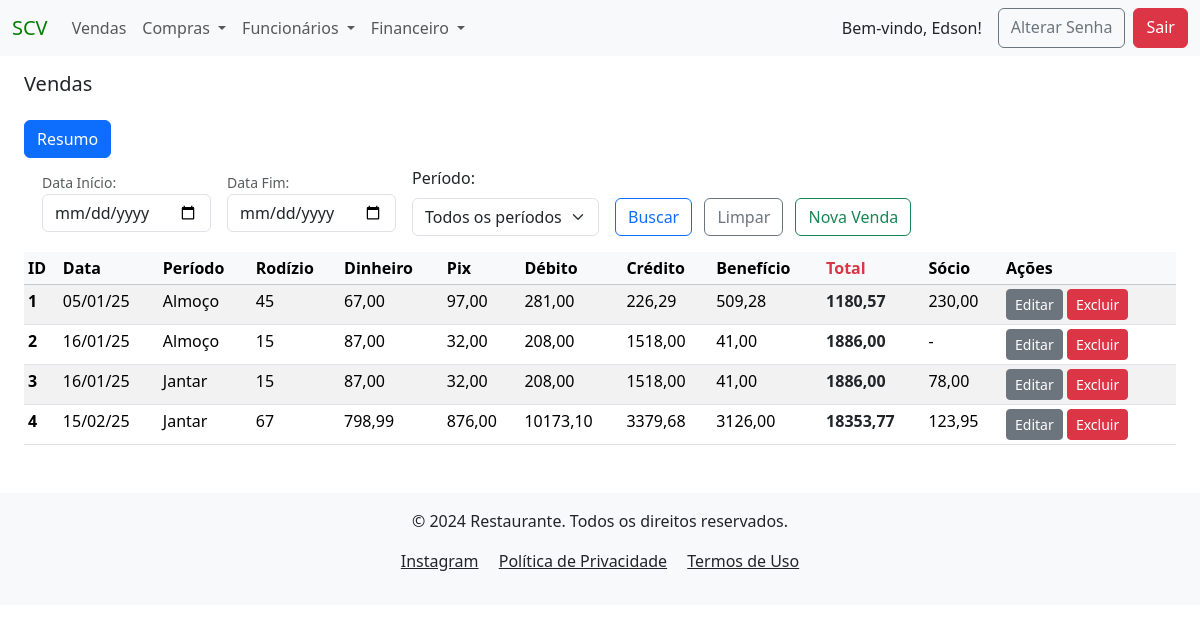
The app's page /sales/ (signed in), older data.
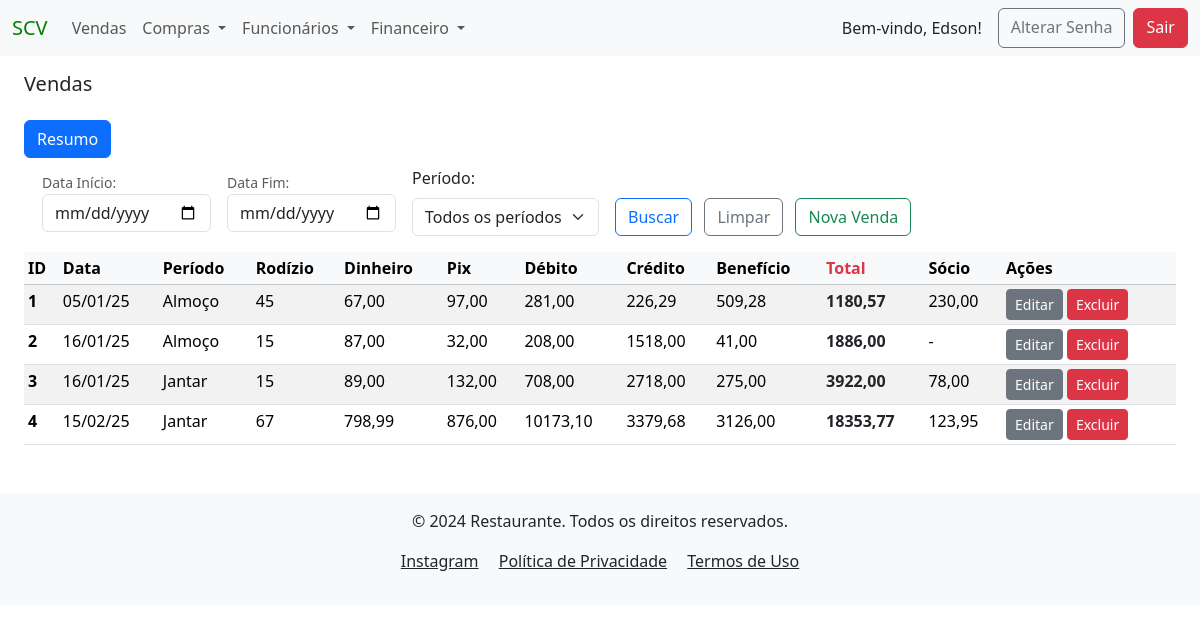
The same page, newer data.
### vendas/models.py (models this page shows, shortened)
class Vendas(models.Model):
    PERIODO_CHOICES = [
        ('Almoço', 'Almoço'),
        ('Jantar', 'Jantar'),
        ]
    created_at = models.DateTimeField(auto_now_add=True)
    data_venda = models.DateField(verbose_name="Data da Venda", null=False, blank=False)
    periodo = models.CharField(verbose_name="Período", max_length=6, choices=PERIODO_CHOICES, blank=False)
    rodizio = models.IntegerField(verbose_name="Qtd Rodízio", null=False, blank=False)
    dinheiro = models.DecimalField(verbose_name="Dinheiro", max_digits=8, decimal_places=2, null=True, blank=True)
    pix = models.DecimalField(verbose_name="Pix", max_digits=8, decimal_places=2, null=True, blank=True)
    debito_mastercard = models.DecimalField(verbose_name="Debito MasterCard", max_digits=8, decimal_places=2, null=True, blank=True)
    debito_visa = models.DecimalField(verbose_name="Debito Visa", max_digits=8, decimal_places=2, null=True, blank=True)
    debito_elo = models.DecimalField(verbose_name="Debito Elo", max_digits=8, decimal_places=2, null=True, blank=True)
    credito_mastercard = models.DecimalField(verbose_name="Credito MasterCard", max_digits=8, decimal_places=2, null=True, blank=True)
    credito_visa = models.DecimalField(verbose_name="Credito Visa", max_digits=8, decimal_places=2, null=True, blank=True)
    credito_elo = models.DecimalField(verbose_name="Credito Elo", max_digits=8, decimal_places=2, null=True, blank=True)
    alelo = models.DecimalField(verbose_name="Alelo", max_digits=8, decimal_places=2, null=True, blank=True)
    american_express = models.DecimalField(verbose_name="Amex", max_digits=8, decimal_places=2, null=True, blank=True)
    hiper = models.DecimalField(verbose_name="HiperCard", max_digits=8, decimal_places=2, null=True, blank=True)
    sodexo = models.DecimalField(verbose_name="Sodexo", max_digits=8, decimal_places=2, null=True, blank=True)
    ticket_rest = models.DecimalField(verbose_name="Ticket Refeição", max_digits=8, decimal_places=2, null=True, blank=True)
    vale_refeicao = models.DecimalField(verbose_name="Vale Refeição", max_digits=8, decimal_places=2, null=True, blank=True)
    dinersclub = models.DecimalField(verbose_name="DinersClub", max_digits=8, decimal_places=2, null=True, blank=True)
    socio = models.DecimalField(verbose_name="Sócio", max_digits=8, decimal_places=2, null=True, blank=True)
    dt_atualizado = models.DateTimeField(auto_now=True, null=False, blank=False)
    author = models.ForeignKey(User, on_delete=models.PROTECT, blank=False)
    def calcular_debito(self):
        return (self.debito_mastercard or 0) + (self.debito_visa or 0) + (self.debito_elo or 0)
    def calcular_credito(self):
        return (self.credito_mastercard or 0) + (self.credito_visa or 0) + (self.credito_elo or 0)
    def calcular_beneficio(self):
        return (
            (self.alelo or 0) +
            (self.american_express or 0) +
            (self.hiper or 0) +
            (self.sodexo or 0) +
            (self.ticket_rest or 0) +
            (self.vale_refeicao or 0) +
            (self.dinersclub or 0)
        )
    def calcular_total(self):
        return (
            (self.dinheiro or 0) +
            (self.pix or 0) +
            self.calcular_debito() +
            self.calcular_credito() +
            self.calcular_beneficio()
        )

### vendas/views.py (the view, shortened to what this page needs)
# urls.py: path('sales/', VendasListView.as_view(), name="venda_list"),
class VendasListView(LoginRequiredMixin, PermissionRequiredMixin, ListView):
    model = Vendas
    template_name = 'vendas_list.html'  # Garante que o template correto será usado
    permission_required = 'vendas.view_vendas'  # Permissão para visualizar objetos'
    def get_queryset(self):
        queryset = Vendas.objects.all()
        data_inicio = self.request.GET.get('data_inicio')
        data_fim = self.request.GET.get('data_fim')
        periodo = self.request.GET.get('periodo')
        if data_inicio:
            queryset = queryset.filter(data_venda__gte=data_inicio)
        if data_fim:
            queryset = queryset.filter(data_venda__lte=data_fim)
        if periodo:
            queryset = queryset.filter(periodo=periodo)
        return queryset
    def get_context_data(self, **kwargs):
        context = super().get_context_data(**kwargs)
        venda_rodizio = 0
        venda_dinheiro = 0
        venda_pix = 0
        venda_debito = 0
        venda_credito = 0
        venda_beneficio = 0
        venda_total = 0
        venda_rodizio = 0
        vendas = context['object_list']
        for venda in vendas:
            venda.debito = venda.calcular_debito()
            venda.credito = venda.calcular_credito()
            venda.beneficio = venda.calcular_beneficio()
            venda.total = venda.calcular_total()
            venda_rodizio += venda.rodizio or 0
            venda_dinheiro += venda.dinheiro or 0
            venda_pix =+ venda.pix or 0
            venda_debito =+ venda.debito or 0
            venda_credito =+ venda.credito or 0
            venda_beneficio += venda.beneficio
            venda_total += venda.total
        context['vendas_rodizio'] = venda_rodizio
        context['vendas_dinheiro'] = venda_dinheiro
        context['vendas_pix'] = venda_pix
        context['vendas_debito'] = venda_debito
        context['vendas_credito'] = venda_credito
        context['vendas_beneficio'] = venda_beneficio
        context['vendas_total'] = venda_total
        return context

### vendas/templates/vendas/vendas_list.html (shortened to what this page needs)
{% extends 'global/base.html' %}
{% block content %}
<h5 class="mb-4 mt-3">Vendas</h5>
<a href="{% url 'resume_vendas' %}" class="btn btn-primary mb-2">Resumo</a>
<div class="container">
    <form action="" method="GET" class="d-flex align-items-center">
        <div class="mb-2 me-2">
            <small for="data_inicio" class="form-text">Data Início:</small>
            <input type="date" class="form-control" id="data_inicio" name="data_inicio">
        </div>
        <div class="mb-2 ms-2 me-2">
            <small for="data_fim" class="form-text">Data Fim:</small>
            <input type="date" class="form-control" id="data_fim" name="data_fim">
        </div>
        <div class="mb-2 ms-2 me-2">
            <label for="periodo" class="form-label">Período:</label>
            <select class="form-select" id="periodo" name="periodo">
                <option value="" {% if not request.GET.periodo %}selected{% endif %}>Todos os períodos</option>
            </select>
        </div>
        <div class="ms-2 me-2 mt-4">
            <button type="submit" class="btn btn-outline-primary me-2" name="buscar_vendas">Buscar</button>
            <a href="{% url 'venda_list' %}" class="btn btn-outline-secondary me-2">Limpar</a>
            <a href="{% url 'create_vendas' %}" class="btn btn-outline-success me-2">Nova Venda</a>
        </div>
    </form>
</div>
{% if vendas_list %}
    <table class="table table-sm table-striped table-hover mt-2">
        <thead class="table-light">
        <tr>
            <th scope="col">ID</th>
            <th scope="col">Data</th>
            <th scope="col">Período</th>
            <th scope="col">Rodízio</th>
            <th scope="col">Dinheiro</th>
            <th scope="col">Pix</th>
            <th scope="col">Débito</th>
            <th scope="col">Crédito</th>
            <th scope="col">Benefício</th>
            <th scope="col" class="text-danger fw-bold">Total</th>
            <th scope="col">Sócio</th>
            <th scope="col">Ações</th>
        </tr>
        </thead>
        <tbody>
            {% for venda in vendas_list %}
                <tr>
                    <th scope="row" >{{ venda.pk }}</th>
                    <td>{{ venda.data_venda|date:"d/m/y"}}</td>
                    <td>{{ venda.periodo}}</td>
                    <td>{{ venda.rodizio}}</td>
                    <td>{{ venda.dinheiro| default:"-"}}</td>
                    <td>{{ venda.pix| default:"-" }}</td>
                    <td>{{ venda.debito| default:"-" }}</td>
                    <td>{{ venda.credito| default:"-" }}</td>
                    <td>{{ venda.beneficio| default:"-" }}</td>
                    <td class="text-dark fw-bold">{{ venda.total}}</td>
                    <td>{{ venda.socio| default:"-" }}</td>
                    <td>
                        <a href="{% url 'update_vendas' pk=venda.pk %}" class="btn btn-secondary btn-sm" >Editar</a>
                        <a href="{% url 'delete_vendas' pk=venda.pk %}" class="btn btn-danger btn-sm">Excluir</a>
                    </td>
                </tr>
            {% endfor %}
        </tbody>
    </table>
{% else %}
    <div class="container">
        <div class="alert alert-warning mt-3" role="alert">
            Não há vendas para o filtro selecionado.
        </div>
    </div>
{% endif %}
{% endblock content %}

Row changes from the older to the newer data that the page shows:
changed Vendas id 3: dinheiro "87,00" → "89,00"; pix "32,00" → "132,00"; debito "208,00" → "708,00"; credito "1518,00" → "2718,00"; beneficio "41,00" → "275,00"; total "1886,00" → "3922,00"
